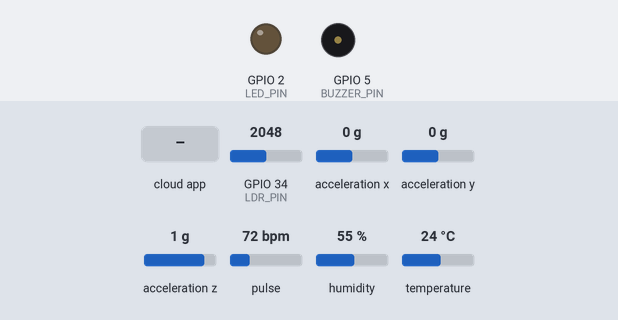
The sketch below on a simulated ESP32. Parts: output pins drawn as LEDs (lit = HIGH), buzzer (waves = sounding). Inputs (shaded band) come from the test bench; at power-on: GPIO 34 (LDR_PIN) = 2048, acceleration x 0 g, acceleration y 0 g, acceleration z 1 g, pulse 72 bpm, humidity 55 %, temperature 24 °C. WiFi joins after 1.5 s; servers stay silent unless stated; the Firebase database answers and starts empty; what the sketch prints to the serial monitor is not drawn.

Above: at 2.7 s.
2.8 s: the phone or cloud app sets alarma to 1
At 4.5 s:
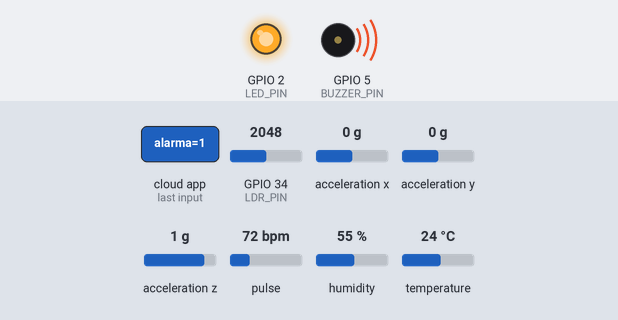
9.2 s: the phone or cloud app sets alarma to 0
At 11.3 s:
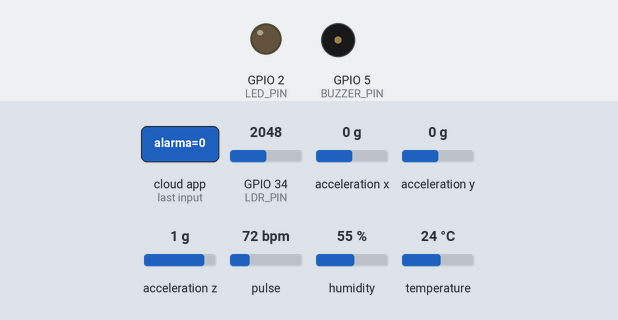
Timing chart, 0 to 12.8 s (numbered marks = the images above; inputs shaded):
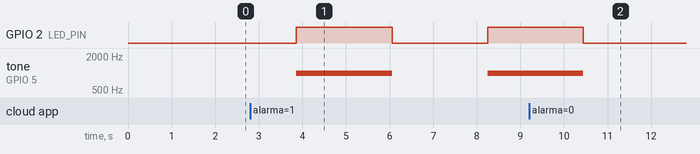

The sketch:

sleep_tracker_iot.ino
```cpp
/*
 * Sleep Tracker IoT - Proyecto Arduino con Firebase
 *
 * Este proyecto monitorea condiciones de sueño usando múltiples sensores:
 * - DHT11: Temperatura y Humedad
 * - MAX30102: Sensor de pulso cardíaco y oxígeno
 * - ADXL345: Acelerómetro (detecta movimiento)
 * - LDR: Sensor de luz ambiental
 * - LED/Buzzer: Actuador para alarma
 *
 * Los datos se envían a Firebase Realtime Database y pueden ser
 * monitoreados desde una aplicación Android en tiempo real.
 *
 * Autor: Equipo Sleep Tracker
 * Fecha: 2024
 */

// ============= LIBRERÍAS =============
#include <WiFi.h>
#include <FirebaseESP32.h>
#include <DHT.h>
#include <Wire.h>
#include <Adafruit_ADXL345_U.h>
#include "MAX30105.h"
#include "heartRate.h"

// ============= CONFIGURACIÓN WIFI =============
#define WIFI_SSID "TU_WIFI_SSID"
#define WIFI_PASSWORD "TU_WIFI_PASSWORD"

// ============= CONFIGURACIÓN FIREBASE =============
#define FIREBASE_HOST "tu-proyecto.firebaseio.com"
#define FIREBASE_AUTH "tu-token-de-autenticacion"

// ============= CONFIGURACIÓN DE PINES =============
#define DHTPIN 4              // Pin donde está conectado el DHT11
#define DHTTYPE DHT11         // Tipo de sensor DHT
#define LDR_PIN 34            // Pin analógico para el sensor de luz
#define LED_PIN 2             // Pin para LED de alerta
#define BUZZER_PIN 5          // Pin para buzzer de alarma

// ============= OBJETOS DE SENSORES =============
DHT dht(DHTPIN, DHTTYPE);
Adafruit_ADXL345_Unified accel = Adafruit_ADXL345_Unified(12345);
MAX30105 particleSensor;
FirebaseData firebaseData;
FirebaseConfig config;
FirebaseAuth auth;

// ============= VARIABLES GLOBALES =============
// Intervalos de lectura
unsigned long lastSensorRead = 0;
const unsigned long SENSOR_INTERVAL = 2000; // Leer sensores cada 2 segundos

// Variables de sensores
float temperatura = 0.0;
float humedad = 0.0;
int pulsoCardiaco = 0;
float aceleracion = 0.0;
int nivelLuz = 0;

// Variables para detección de pulso
const byte RATE_SIZE = 4;
byte rates[RATE_SIZE];
byte rateSpot = 0;
long lastBeat = 0;
float beatsPerMinute;
int beatAvg;

// Estado de la alarma (controlado desde Firebase)
bool alarmaActiva = false;

// ============= SETUP =============
void setup() {
  Serial.begin(115200);
  Serial.println("\n\n=== Sleep Tracker IoT ===");

  // Configurar pines
  pinMode(LED_PIN, OUTPUT);
  pinMode(BUZZER_PIN, OUTPUT);
  pinMode(LDR_PIN, INPUT);

  // Inicializar sensores
  inicializarSensores();

  // Conectar a WiFi
  conectarWiFi();

  // Configurar Firebase
  configurarFirebase();

  Serial.println("Sistema iniciado correctamente!");
}

// ============= LOOP PRINCIPAL =============
void loop() {
  unsigned long currentMillis = millis();

  // Leer sensores periódicamente
  if (currentMillis - lastSensorRead >= SENSOR_INTERVAL) {
    lastSensorRead = currentMillis;

    leerSensores();
    enviarDatosFirebase();

    // Mostrar datos en Serial Monitor
    mostrarDatos();
  }

  // Verificar estado de alarma desde Firebase
  verificarAlarma();

  // Controlar actuadores
  controlarActuadores();

  delay(100);
}

// ============= FUNCIONES DE INICIALIZACIÓN =============

void inicializarSensores() {
  Serial.println("Inicializando sensores...");

  // Inicializar DHT11
  dht.begin();
  Serial.println("✓ DHT11 inicializado");

  // Inicializar ADXL345
  if (!accel.begin()) {
    Serial.println("✗ Error: No se detectó ADXL345");
  } else {
    accel.setRange(ADXL345_RANGE_16_G);
    Serial.println("✓ ADXL345 inicializado");
  }

  // Inicializar MAX30102
  if (!particleSensor.begin(Wire, I2C_SPEED_FAST)) {
    Serial.println("✗ Error: No se detectó MAX30102");
  } else {
    particleSensor.setup();
    particleSensor.setPulseAmplitudeRed(0x0A);
    particleSensor.setPulseAmplitudeGreen(0);
    Serial.println("✓ MAX30102 inicializado");
  }

  Serial.println("Sensores inicializados!");
}

void conectarWiFi() {
  Serial.print("Conectando a WiFi");
  WiFi.begin(WIFI_SSID, WIFI_PASSWORD);

  while (WiFi.status() != WL_CONNECTED) {
    delay(500);
    Serial.print(".");
  }

  Serial.println("\n✓ WiFi conectado!");
  Serial.print("Dirección IP: ");
  Serial.println(WiFi.localIP());
}

void configurarFirebase() {
  Serial.println("Configurando Firebase...");

  config.host = FIREBASE_HOST;
  config.signer.tokens.legacy_token = FIREBASE_AUTH;

  Firebase.begin(&config, &auth);
  Firebase.reconnectWiFi(true);

  Serial.println("✓ Firebase configurado!");
}

// ============= FUNCIONES DE LECTURA DE SENSORES =============

void leerSensores() {
  // Leer DHT11 (Temperatura y Humedad)
  temperatura = dht.readTemperature();
  humedad = dht.readHumidity();

  // Verificar si las lecturas son válidas
  if (isnan(temperatura) || isnan(humedad)) {
    Serial.println("Error leyendo DHT11");
    temperatura = 0;
    humedad = 0;
  }

  // Leer ADXL345 (Aceleración)
  sensors_event_t event;
  accel.getEvent(&event);

  // Calcular magnitud de aceleración
  float x = event.acceleration.x;
  float y = event.acceleration.y;
  float z = event.acceleration.z;
  aceleracion = sqrt(x*x + y*y + z*z) / 9.8; // Normalizar a g

  // Leer MAX30102 (Pulso Cardíaco)
  long irValue = particleSensor.getIR();

  if (checkForBeat(irValue) == true) {
    long delta = millis() - lastBeat;
    lastBeat = millis();

    beatsPerMinute = 60 / (delta / 1000.0);

    if (beatsPerMinute < 255 && beatsPerMinute > 20) {
      rates[rateSpot++] = (byte)beatsPerMinute;
      rateSpot %= RATE_SIZE;

      // Calcular promedio
      beatAvg = 0;
      for (byte x = 0; x < RATE_SIZE; x++) {
        beatAvg += rates[x];
      }
      beatAvg /= RATE_SIZE;
      pulsoCardiaco = beatAvg;
    }
  }

  // Si no hay dedo detectado, poner valor por defecto
  if (irValue < 50000) {
    pulsoCardiaco = 0;
  }

  // Leer LDR (Sensor de Luz)
  int valorLDR = analogRead(LDR_PIN);
  nivelLuz = map(valorLDR, 0, 4095, 0, 100); // Convertir a porcentaje
}

// ============= FUNCIONES DE FIREBASE =============

void enviarDatosFirebase() {
  // Estructura de datos en Firebase:
  // sleep_tracker/
  //   ├── ultimos/
  //   │   ├── temperatura/
  //   │   │   ├── valor
  //   │   │   └── unidad
  //   │   ├── humedad/
  //   │   ├── pulso/
  //   │   ├── aceleracion/
  //   │   └── luz/
  //   └── sensores/ (historial)

  String basePath = "sleep_tracker/ultimos";

  // Enviar temperatura
  Firebase.setFloat(firebaseData, basePath + "/temperatura/valor", temperatura);
  Firebase.setString(firebaseData, basePath + "/temperatura/unidad", "°C");

  // Enviar humedad
  Firebase.setFloat(firebaseData, basePath + "/humedad/valor", humedad);
  Firebase.setString(firebaseData, basePath + "/humedad/unidad", "%");

  // Enviar pulso
  Firebase.setInt(firebaseData, basePath + "/pulso/valor", pulsoCardiaco);
  Firebase.setString(firebaseData, basePath + "/pulso/unidad", "BPM");

  // Enviar aceleración
  Firebase.setFloat(firebaseData, basePath + "/aceleracion/valor", aceleracion);
  Firebase.setString(firebaseData, basePath + "/aceleracion/unidad", "g");

  // Enviar luz
  Firebase.setInt(firebaseData, basePath + "/luz/valor", nivelLuz);
  Firebase.setString(firebaseData, basePath + "/luz/unidad", "%");

  // Guardar timestamp
  Firebase.setInt(firebaseData, basePath + "/timestamp", millis());
}

void verificarAlarma() {
  // Leer estado de alarma desde Firebase
  if (Firebase.getBool(firebaseData, "sleep_tracker/control/alarma")) {
    alarmaActiva = firebaseData.boolData();
  }
}

// ============= FUNCIONES DE CONTROL =============

void controlarActuadores() {
  if (alarmaActiva) {
    // Activar LED y buzzer con patrón intermitente
    static unsigned long lastBlink = 0;
    static bool estadoLED = false;

    if (millis() - lastBlink > 500) {
      lastBlink = millis();
      estadoLED = !estadoLED;

      digitalWrite(LED_PIN, estadoLED ? HIGH : LOW);

      if (estadoLED) {
        tone(BUZZER_PIN, 1000); // Tono de 1kHz
      } else {
        noTone(BUZZER_PIN);
      }
    }
  } else {
    // Apagar actuadores
    digitalWrite(LED_PIN, LOW);
    noTone(BUZZER_PIN);
  }
}

// ============= FUNCIONES AUXILIARES =============

void mostrarDatos() {
  Serial.println("\n--- Lectura de Sensores ---");
  Serial.print("Temperatura: ");
  Serial.print(temperatura);
  Serial.println(" °C");

  Serial.print("Humedad: ");
  Serial.print(humedad);
  Serial.println(" %");

  Serial.print("Pulso: ");
  Serial.print(pulsoCardiaco);
  Serial.println(" BPM");

  Serial.print("Aceleración: ");
  Serial.print(aceleracion);
  Serial.println(" g");

  Serial.print("Luz: ");
  Serial.print(nivelLuz);
  Serial.println(" %");

  Serial.print("Alarma: ");
  Serial.println(alarmaActiva ? "ACTIVA" : "Inactiva");
  Serial.println("---------------------------");
}
```

Measured:
- after the input at 2.8 s, GPIO 2 (LED_PIN): LOW → HIGH after 1.1 s, → LOW 2.2 s later, → HIGH 2.2 s later; tone on GPIO 5 (BUZZER_PIN): silent → 1000 Hz after 1.1 s, → silent 2.2 s later, → 1000 Hz 2.2 s later
- after the input at 9.2 s, GPIO 2 (LED_PIN): goes on until 10.4 s, then stays LOW; tone on GPIO 5 (BUZZER_PIN): goes on until 10.4 s, then stays silent
